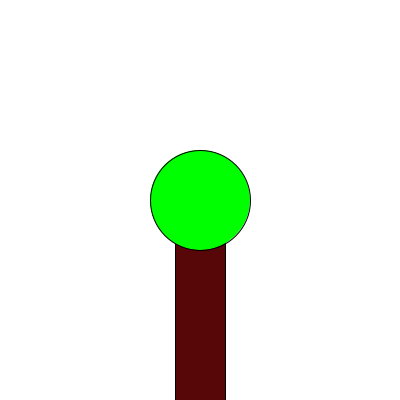
Frame 1 (no input)
Frame 60 (the mouse pressed at the canvas centre just before this capture): identical to frame 1, image omitted
Frame 120 (the mouse held since frame 60 and released just before this capture): identical to frame 1, image omitted

The Processing sketch that drew this single still picture (run headless with seeded random() and noise(); from frame 60 on, the mouse is pressed at the canvas centre):

// Processing sketch: opdr_9_9
// ── opdr_9_9.pde
int Bladeren;
int Stam;

void setup(){
  size(400,400);
}

void draw(){
  background(255);
    fill(87,7,7);
  Stam(175,200,50,200);
  noFill();
  fill(0,255,0);
  Bladeren(200,200,100,100);

}

void Bladeren(int x1, int y1, int w1, int h1){
  ellipse(x1,y1,w1,h1);
}

void Stam(int x2, int y2, int w2, int h2){
  rect(x2,y2,w2,h2);
}
